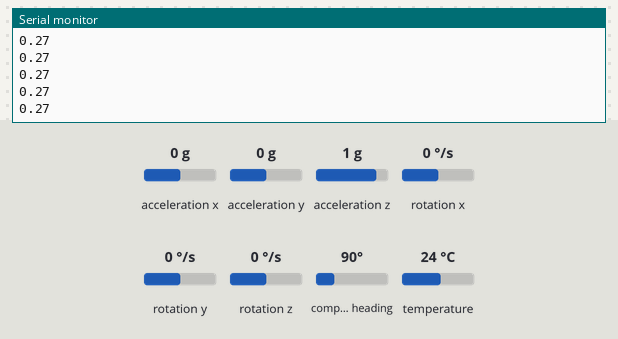
The sketch below on a simulated Arduino Uno, built with avr-gcc and run on an emulated ATmega328P. Shown: the last lines printed to the serial monitor. The inputs (shaded band) are chosen by the test bench; at power-on: compass heading 90°, acceleration x 0 g, acceleration y 0 g, acceleration z 1 g, rotation x 0 °/s, rotation y 0 °/s, rotation z 0 °/s, temperature 24 °C.

Above: at 1.2 s.
1.3 s: compass heading set to 7°
At 1.35 s:
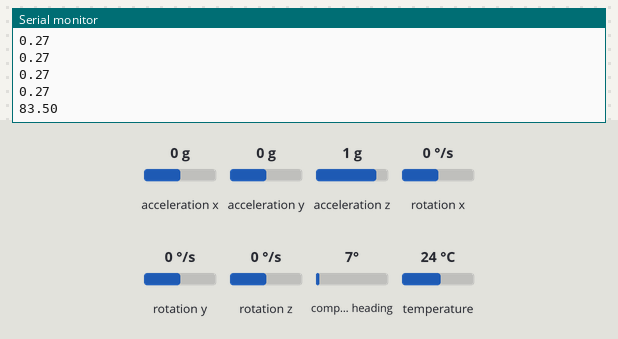
2.8 s: compass heading set to 180°
At 2.9 s:
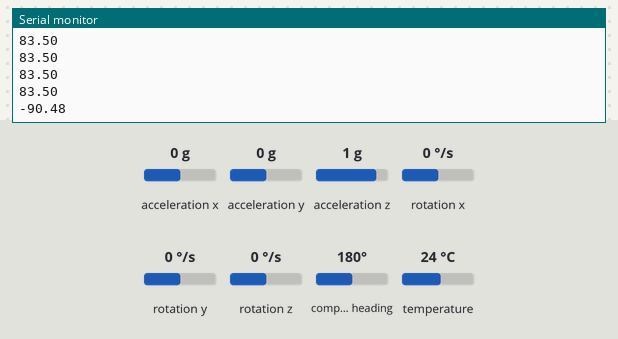
Timing chart, 0 to 5.8 s (numbered marks = the images above; inputs shaded):
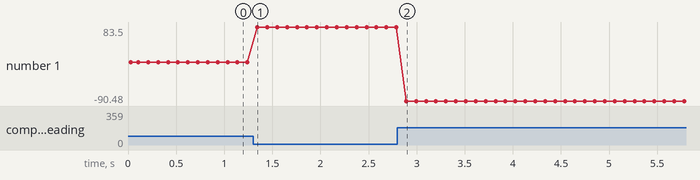

Measured:
- after the input at 1.3 s, the serial monitor: prints a new line at once (image 1)
- after the input at 2.8 s, the serial monitor: prints a new line after 0.09 s (image 2)
- plotted number 1: 0.27 → 83.5 after the input at 1.3 s, 83.5 → -90.48 after the input at 2.8 s

The sketch:

CompassCalibrate.ino
```cpp
/*
   calibrate Adafruit_LSM9DS1
*/
#include <Wire.h>
#include <SPI.h>
#include <Adafruit_LSM9DS1.h>
#include <Adafruit_Sensor.h>
//------------------------------------------------------------------------------
#define LSM9DS1_SCK A5
//#define LSM9DS1_MISO 12
#define LSM9DS1_MOSI A4
//#define LSM9DS1_XGCS 6
//#define LSM9DS1_MCS 5
//------------------------------------------------------------------------------
const bool calibrationMode = false;
//------------------------------------------------------------------------------
Adafruit_LSM9DS1 lsm = Adafruit_LSM9DS1();
//float offsetX = 0.034;
//float offsetY = 0.225;
//float offsetZ = 0.155;
float offsetX = -0.139;
float offsetY = 0.25;
float offsetZ = -0.128;

//float offsetX = -0.092;
//float offsetY = 0.165;
//float offsetZ = -0.297;

float scaleX = 0.264;
float scaleY = 0.282;
float scaleZ = 0.278;

//float scaleX = 0.00410;
//float scaleY = 0.00414;
//float scaleZ = 0.00451;

float printScaling = 1000.;
const float radToDegCoef = (180.0f / 3.1415963f);
//------------------------------------------------------------------------------
void setupSensor()
{
    if (!lsm.begin())
  {
    Serial.println("Oops ... unable to initialize the LSM9DS1. Check your wiring!");
    while (1);
  }
  Serial.println("FOUND LSM9DS1 9DOF!");
  lsm.setupAccel(lsm.LSM9DS1_ACCELRANGE_2G); // 1.) Set the accelerometer range
  lsm.setupMag(lsm.LSM9DS1_MAGGAIN_16GAUSS);   // 2.) Set the magnetometer sensitivity
  lsm.setupGyro(lsm.LSM9DS1_GYROSCALE_245DPS);   // 3.) Setup the gyroscope
}
//------------------------------------------------------------------------------
void setup()
{
  Serial.begin(9600);
  while (!Serial);
  Serial.println("test");
  setupSensor();
//  if (calibrationMode)
//  {
//    calibrateMagnetometer(5000);
//    while (1);
//  }
}

void loop()
{
  lsm.read();

  //  Serial.println(lsm.magData.y);
  sensors_event_t a, m, g, temp;
  lsm.getEvent(&a, &m, &g, &temp);
//    normaliseGauss(m);
  //----------------------------------------------------------------------------
  // Data Averaging
  // float avgX = 0, avgY = 0;
  // for (int i = 0; i < 10; i++)
  // {
  //   avgX += (m.magnetic.x - offsetX);
  //   avgY += (m.magnetic.y  - offsetY);
  //   delay(1);
  // }
  //
  // avgX /= 10.f;
  // avgY /= 10.f;
  // //----------------------------------------------------------------------------
  // printAlternateHeading(avgX, avgY);
  //  printGauss(m);

//    printAlternateHeading(lsm.magData.x, lsm.magData.y);
  printAlternateHeading(m.magnetic.x-offsetX, m.magnetic.y-offsetY);
  delay(100);
}
//------------------------------------------------------------------------------
void printAlternateHeading(float mx, float my)
{
  float D = atan2(mx , my) * radToDegCoef;
  Serial.println(D, 2);

//  float heading = map(D,-180, 180, 0, 360);
//  Serial.println(heading);
}
//------------------------------------------------------------------------------
void printCompassDirection(float heading)
{
  String direction;

  if (heading > 337.25 || heading < 22.5)
  {
    direction = "NORTH";
  }
  else if (heading > 292.5 && heading < 337.25)
  {
    direction = "NORTH-WEST";
  }
  else if (heading > 247.5 && heading < 292.5)
  {
    direction = "WEST";
  }
  else if (heading > 202.5 && heading < 292.5)
  {
    direction = "SOUTH-WEST";
  }
  else if (heading > 157.5 && heading < 202.5)
  {
    direction = "SOUTH";
  }
  else if (heading > 112.5 && heading < 157.5)
  {
    direction = "SOUTH-EAST";
  }
  else if (heading > 67.5 && heading < 112.5)
  {
    direction = "EAST";
  }
  else if (heading > 22.5 && heading < 67.5)
  {
    direction = "NORTH-EAST";
  }

  Serial.print("Heading: "); Serial.println(heading); Serial.println(direction);
}

void printGauss(sensors_event_t &mag)
{
  Serial.print(mag.magnetic.x);
  Serial.print(",");
  Serial.print(mag.magnetic.y);
  Serial.print(",");
  Serial.println(mag.magnetic.z);
}
```

Calibration_Functions.ino
```cpp
void calibrateMagnetometer(unsigned long calibrationTime)
{
  Serial.println("Let's Start Calibrating");
  float minX = 0, maxX = 0, minY = 0, maxY = 0, minZ = 0, maxZ = 0;

  bool keepTesting = true;
  unsigned long calibrateTimer = millis();
  sensors_event_t a, m, g, temp;
  while (keepTesting)
  {
    lsm.read();
    lsm.getEvent(&a, &m, &g, &temp);

    float inX = m.magnetic.x;
    float inY = m.magnetic.y;
    float inZ = m.magnetic.z;

    if (inX < minX )
    {
      calibrateTimer = millis();
      minX = inX;
    }
    if (inX > maxX )
    {
      calibrateTimer = millis();
      maxX = inX;
    }
    if (inY < minY )
    {
      calibrateTimer = millis();
      minY = inY;
    }
    if (inY > maxY )
    {
      calibrateTimer = millis();
      maxY = inY;
    }
    if (inZ < minZ )
    {
      calibrateTimer = millis();
      minZ = inZ;
    }
    if (inZ > maxZ )
    {
      calibrateTimer = millis();
      maxZ = inZ;
    }

    if (millis() - calibrateTimer > calibrationTime)
      keepTesting = false;
  }

  offsetX = (minX + maxX) / 2;
  offsetY = (minY + maxY) / 2;
  offsetZ = (minZ + maxZ) / 2;

  scaleX = (maxX - minX) / 2;
  scaleY = (maxY - minY) / 2;
  scaleZ = (maxZ - minZ) / 2;

  Serial.println("Offsets:");
  Serial.println("X \t\t Y \t\t Z");
  Serial.print(offsetX, 3); Serial.print("\t\t");
  Serial.print(offsetY, 3); Serial.print("\t\t");
  Serial.print(offsetZ, 3); Serial.print("\t\t");
  Serial.println();

  Serial.println("Scales:");
  Serial.println("X \t\t Y \t\t Z");
  Serial.print(scaleX, 3); Serial.print("\t\t");
  Serial.print(scaleY, 3); Serial.print("\t\t");
  Serial.print(scaleZ, 3); Serial.print("\t\t");
  Serial.println();

  Serial.println("Normalising:");
  Serial.println("X \t\t Y \t\t Z");
  Serial.print((maxX - offsetX)/scaleX, 3); Serial.print("\t\t");
  Serial.print((maxY - offsetY)/scaleY, 3); Serial.print("\t\t");
  Serial.print((maxZ - offsetZ)/scaleZ, 3); Serial.print("\t\t");
  Serial.println();
}

void normaliseGauss(sensors_event_t &mag)
{
  mag.magnetic.x = (mag.magnetic.x - offsetX)/scaleX;
  mag.magnetic.y = (mag.magnetic.y - offsetY)/scaleY;
  mag.magnetic.z = (mag.magnetic.z - offsetZ)/scaleZ;
}

//------------------------------------------------------------------------------
/*
  EEPROM

  - store calibration values
*/
```
